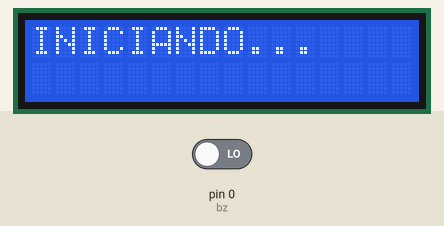
A sketch run on a simulated Arduino Uno, built with avr-gcc and run on an emulated ATmega328P. Shown: 16×2 character LCD. The inputs (shaded band) are chosen by the test bench; at power-on: pin 0 (bz) LOW.

Above: at 0.1 s.
At 2.2 s:
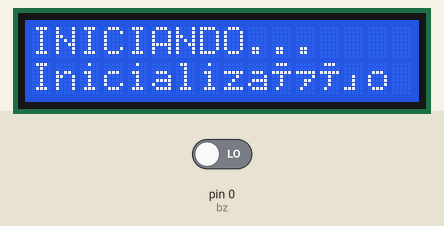

Measured:
- what the display in image 1 shows lasts 2.0 s, from 2.1 s to 4.1 s

The sketch:

uma_coisa_nova_a_.ino
```cpp
#include <Keypad.h>
#include <Wire.h>
#include <LiquidCrystal_I2C.h>


#define endereco 0x27
#define colunas 16
#define linhas 2

LiquidCrystal_I2C lcd(endereco, colunas, linhas);

char* senha1 = "2510";
char* senha2 = "2079";
char* senha3 = "2181";
char* senha4 = "1109";
byte pl[] = {36,34,32,30};
byte pc[] = {37, 35, 33, 31};
char teclas[4][4] = {{'1','2','3','A'},
                     {'4','5','6','B'},
                     {'7','8','9','C'},
                     {'*','0','#','D'}};

Keypad teclado1 = Keypad (makeKeymap(teclas), pl, pc, 4, 4);

int position;
int bz = 0;
int sp = 0;

void setup() {
  tela();

}

void loop() {
  alarme(0);

}

void tela() {
  lcd.init();
  lcd.backlight();
  lcd.clear();

  lcd.print("INICIANDO...");
  delay(2000);
  lcd.setCursor(0, 1);
  lcd.print("Inicialização Completa!");
  delay(2000);

  lcd.noBacklight();
  lcd.clear();
}

void alarme(int on) {
  bool vSp = digitalRead(sp);

  while (position == 1){
      if (on){
          if(vSp == 1){
              digitalWrite(bz, 1);
          }
      }
  }
}
```
